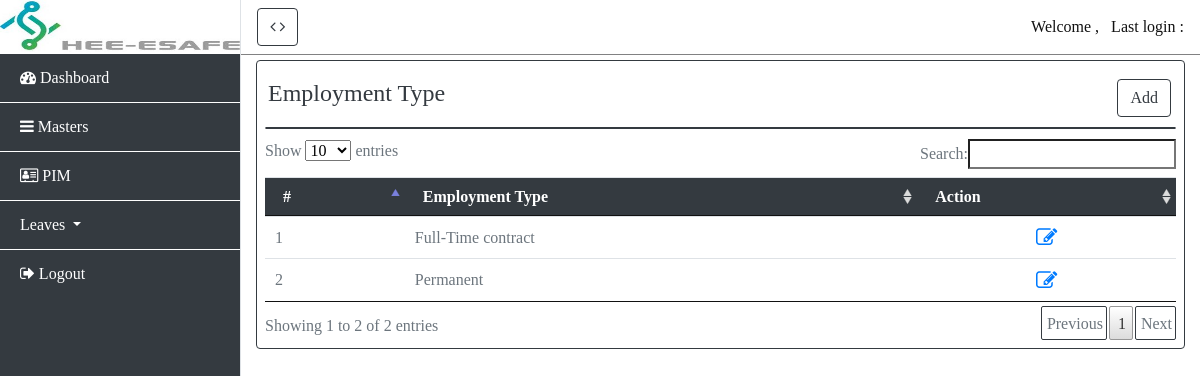
The page /masters/status/ on the database its author committed.
### masters/models.py (models this page shows, shortened)
class Employmentstatus(models.Model):
    employementstatus = models.CharField(max_length=50)

### masters/views.py (the view)
# urls.py: path('status/', views.employementstatus, name = 'status'),
def employementstatus(request):
    if request.method == 'POST':
        status = Employmentstatus(employementstatus=request.POST['employementstatus'])
        status.save()
        return redirect('status')
    else:
        statuses = Employmentstatus.objects.all().order_by('employementstatus')
    return render(request,'employmentstatus.html',{'title':'status List','statuses':statuses})

### masters/templates/employmentstatus.html (shortened to what this page needs)
{% extends 'login/dashboard.html' %}
{% block content %}
<div class="container-fluid text-right" style="margin:10px;">
    <h4 style="float: left;margin-left: -22px;">Employment Type</h4>
    <button type="button" class="btn btn-primary" data-toggle="modal" data-target="#addjobstatus">
        Add
    </button>
</div>
<div class="card" style="margin: 10px 0px 10px 0px;"></div>
        <table id="example" class="table table-striped" style="width:100%">
        <thead>
            <tr>
                <th>#</th>
                <th>Employment Type</th>
                <th>Action</th>
            </tr>
        </thead>
        <tbody>
            {% for status in statuses %}
            <tr>
                <td>{{ forloop.counter }}</td>
                <td>{{ status.employementstatus }}</td>
                <td style="text-align: center;" data-toggle="tooltip" title="Click to edit">
                    <a href="#" data-toggle="modal" data-target="#editjobstatus{{ status.id }}"><i
                            class="fa fa-pencil-square-o fa-lg" aria-hidden="true"></i></a>
                </td>
            </tr>
            {% endfor %}
        </tbody>
    </table>
</div>
{% endblock %}

### login/static/css/style2/simple-sidebar.css (style rules this page uses)
body { overflow-x: hidden; font-family: "Times New Roman", Times, serif; font-size: 16px; color:#343a40; }
.btn-primary { color: #343a40; background-color: #ffffff; border-color: #343a40; }
.table { width: 100%; margin-bottom: 1rem; color: #6c757d; }
.table thead th { vertical-align: bottom; border-bottom: 1px solid #343a40; }
tr { line-height: 17px; }
.table td, .table th { padding: .75rem; vertical-align: top; }
.card { border: 1px solid rgba(52,58,64,1) !important; border-radius: .25rem; }
.table-striped tbody tr:nth-of-type(odd) { background-color: var(--white) !important; }

### rows shown on the page
Employmentstatus: employementstatus "Full-Time contract"
Employmentstatus: employementstatus "Permanent"
